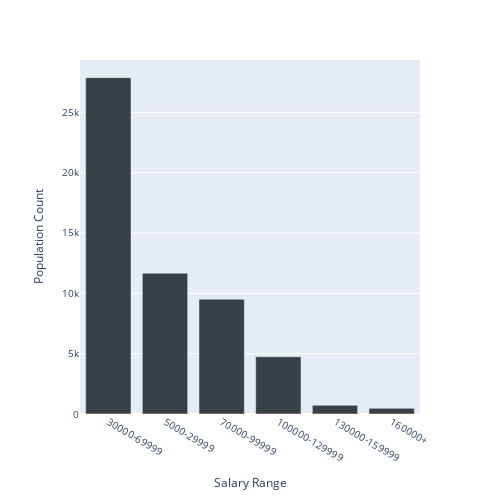

This figure's notebook cell:
### Code cell
bins = [18000, 30000, 70000,100000, 130000, 160000, 200000]
labels = ['5000-29999', '30000-69999', '70000-99999', '100000-129999', '130000-159999', '160000+']
date_df['salaryrange'] = pd.cut(date_df.YearlyIncome, bins, labels = labels,include_lowest = True)

salary_distribution = date_df['salaryrange'].value_counts().to_frame().reset_index()

salary_distribution.columns = ['Salary Range','Population Count']

fig = px.bar(salary_distribution, x='Salary Range', y='Population Count', color_discrete_sequence=['#374045'])
fig.update_layout(
    autosize=True,
    width=500,
    height=500,
    font=dict(size=10))
fig.show()

### Figure 1 — Plotly figure (JSON) as saved in the notebook; plotly's stock layout.template omitted (floating-point values rounded to 4 significant figures)
{"data": [{"alignmentgroup": "True", "hovertemplate": "Salary Range=%{x}<br>Population Count=%{y}<extra></extra>", "legendgroup": "", "marker": {"color": "#374045", "pattern": {"shape": ""}}, "name": "", "offsetgroup": "", "orientation": "v", "showlegend": false, "textposition": "auto", "type": "bar", "x": ["30000-69999", "5000-29999", "70000-99999", "100000-129999", "130000-159999", "160000+"], "xaxis": "x", "y": [27862, 11662, 9503, 4741, 719, 469], "yaxis": "y"}], "layout": {"autosize": true, "barmode": "relative", "font": {"size": 10}, "height": 500, "legend": {"tracegroupgap": 0}, "margin": {"t": 60}, "width": 500, "xaxis": {"anchor": "y", "domain": [0, 1], "title": {"text": "Salary Range"}}, "yaxis": {"anchor": "x", "domain": [0, 1], "title": {"text": "Population Count"}}}}
